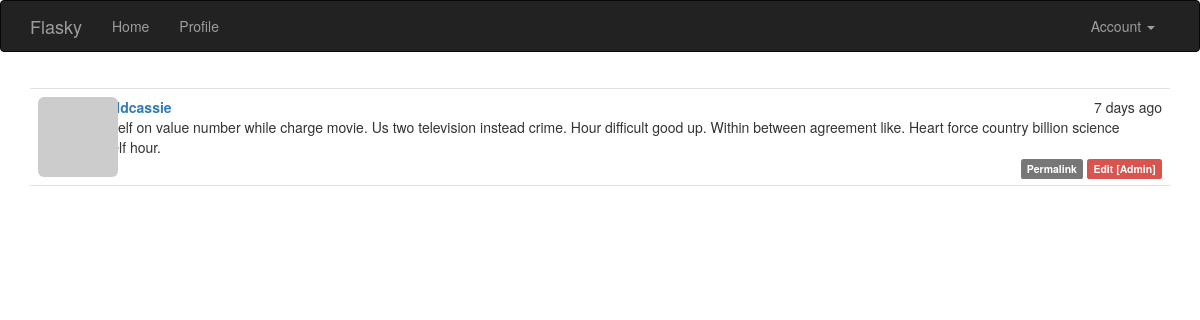
Screenshot of /post/2 (signed in) with the database file from the repository.
### app/models.py (models this page shows, shortened)
class Post(db.Model):
    __tablename__ = 'posts'
    id = db.Column(db.Integer, primary_key=True)
    body = db.Column(db.Text)
    timestamp = db.Column(db.DateTime, index=True, default=datetime.utcnow)
    author_id = db.Column(db.Integer, db.ForeignKey('users.id'))
    body_html = db.Column(db.Text)

class User(UserMixin, db.Model):
    __tablename__ = 'users'
    id = db.Column(db.Integer, primary_key=True)
    email = db.Column(db.String(64), unique=True, index=True)
    username = db.Column(db.String(64), unique=True, index=True)
    role_id = db.Column(db.Integer, db.ForeignKey('roles.id'))
    password_hash = db.Column(db.String(128))
    confirmed = db.Column(db.Boolean, default=False)
    name = db.Column(db.String(64))
    location = db.Column(db.String(64))
    about_me = db.Column(db.Text())
    member_since = db.Column(db.DateTime(), default=datetime.utcnow)
    last_seen = db.Column(db.DateTime(), default=datetime.utcnow)
    avatar_hash = db.Column(db.String(32))
    posts = db.relationship('Post', backref='author', lazy='dynamic')  # author_id in Post
    followed = db.relationship('Follow',
                               foreign_keys=[Follow.follower_id],
                               backref=db.backref('follower', lazy='joined'),
                               lazy='dynamic',
                               cascade='all, delete-orphan')
    followers = db.relationship('Follow',
                                foreign_keys=[Follow.followed_id],
                                backref=db.backref('followed', lazy='joined'),
                                lazy='dynamic',
                                cascade='all, delete-orphan')
    @property  # get
    def password(self):
        raise AttributeError('password is not a readable attribute')
    def can(self, perm):
        return self.role is not None and self.role.has_permission(perm)
    def is_administrator(self):
        return self.can(Permission.ADMIN)
    def ping(self):
        self.last_seen = datetime.utcnow()
        db.session.add(self)
    def gravatar(self, size=100, default='identicon', rating='g'):
        if request.is_secure:
            url = 'https://secure.gravatar.com/avatar'
        else:
            url = 'http://gravatar.com/avatar'
        hashed = self.avatar_hash or self.gravatar_hash()
        return f'{url}/{hashed}?s={size}&d={default}&r={rating}'

### app/main/views.py (the view)
@main.route('/post/<int:id>')
def post(id):
    post = Post.query.get_or_404(id)
    return render_template('post.html', posts=[post])

### app/auth/views.py (called while the page is built)
@auth.before_app_request
def before_request():
    if current_user.is_authenticated:
        current_user.ping()
        if not current_user.confirmed \
                and request.blueprint != 'auth' \
                and request.endpoint != 'static':
            return redirect(url_for('auth.unconfirmed'))

### app/main/__init__.py (called while the page is built)
@main.app_context_processor
def inject_permissions():
    return dict(Permission=Permission)

### app/models.py (called while the page is built)
@login_manager.user_loader
def load_user(user_id):
    return User.query.get(int(user_id))

    def has_permission(self, perm):
        return self.permissions & perm == perm

### app/templates/post.html (shortened to what this page needs)
{% extends "base.html" %}
{% block page_content %}
{% include '_posts.html' %}
{% endblock %}

### app/templates/_posts.html
<ul class="posts">
    {% for post in posts %}
    <li class="post">
        <div class="post-thumbnail">
            <a href="{{ url_for('.user', username=post.author.username) }}">
                <img class="img-rounded profile-thumbnail" src="{{ post.author.gravatar(size=40) }}">
            </a>
        </div>
        <div class="post-content">
            <div class="post-date">{{ moment(post.timestamp).fromNow() }}</div>
            <div class="post-author">
                <a href="{{ url_for('.user', username=post.author.username) }}">
                    {{ post.author.username }}
                </a>
            </div>
            <div class="post-body">
                {% if post.body_html %}
                {{ post.body_html | safe }}
                {% else %}
                {{ post.body }}
                {% endif %}
            </div>
            <div class="post-footer">
                <a href="{{ url_for('.post', id=post.id) }}">
                    <span class="label label-default">Permalink</span>
                </a>
                {% if current_user == post.author %}
                    <a href="{{ url_for('.edit_post', id=post.id) }}">
                        <span class="label label-primary">Edit</span>
                    </a>
                {% elif current_user.is_administrator() %}
                    <a href="{{ url_for('.edit_post', id=post.id) }}">
                        <span class="label label-danger">Edit [Admin]</span>
                    </a>
                {% endif %}
            </div>
        </div>
    </li>
    {% endfor %}
</ul>

### app/static/styles.css (style rules this page uses)
.profile-thumbnail { position: absolute; }
ul.posts { list-style-type: none; padding: 0px; margin: 16px 0px 0px 0px; border-top: 1px solid #e0e0e0; }
ul.posts li.post { padding: 8px; border-bottom: 1px solid #e0e0e0; }
div.post-date { float: right; }
div.post-author { font-weight: bold; }
div.post-thumbnail { position: absolute; }
div.post-content { margin-left: 48px; min-height: 48px; }
div.post-footer { text-align: right; }

### rows the page displays
Post: timestamp "7 days ago", author.username "arnoldcassie", body "Himself on value number while charge movie. Us two television instead crime. Hour difficult good up. Within between agreement like. Heart force country billion science myself hour."
